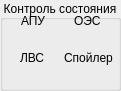
    <widget class="QGroupBox" name="groupBox_2">
     <property name="geometry">
      <rect>
       <x>10</x>
       <y>15</y>
       <width>121</width>
       <height>91</height>
      </rect>
     </property>
     <property name="title">
      <string>Контроль состояния</string>
     </property>
     <property name="alignment">
      <set>Qt::AlignCenter</set>
     </property>
     <widget class="QPushButton" name="btnPultStatusAPU">
      <property name="geometry">
       <rect>
        <x>18</x>
        <y>25</y>
        <width>25</width>
        <height>25</height>
       </rect>
      </property>
      <property name="text">
       <string/>
      </property>
      <property name="icon">
       <iconset resource="images.qrc">
        <normaloff>:/resourses/redBtnOff.png</normaloff>:/resourses/redBtnOff.png</iconset>
      </property>
      <property name="iconSize">
       <size>
        <width>20</width>
        <height>20</height>
       </size>
      </property>
      <property name="flat">
       <bool>true</bool>
      </property>
     </widget>
     <widget class="QPushButton" name="btnPultStatusOEC">
      <property name="geometry">
       <rect>
        <x>72</x>
        <y>25</y>
        <width>25</width>
        <height>25</height>
       </rect>
      </property>
      <property name="text">
       <string/>
      </property>
      <property name="icon">
       <iconset resource="images.qrc">
        <normaloff>:/resourses/redBtnOff.png</normaloff>:/resourses/redBtnOff.png</iconset>
      </property>
      <property name="iconSize">
       <size>
        <width>20</width>
        <height>20</height>
       </size>
      </property>
      <property name="flat">
       <bool>true</bool>
      </property>
     </widget>
     <widget class="QPushButton" name="btnPultStatusLVS">
      <property name="geometry">
       <rect>
        <x>20</x>
        <y>65</y>
        <width>20</width>
        <height>20</height>
       </rect>
      </property>
      <property name="maximumSize">
       <size>
        <width>22</width>
        <height>22</height>
       </size>
      </property>
      <property name="text">
       <string/>
      </property>
      <property name="icon">
       <iconset resource="images.qrc">
        <normaloff>:/resourses/redBtnOff.png</normaloff>:/resourses/redBtnOff.png</iconset>
      </property>
      <property name="iconSize">
       <size>
        <width>20</width>
        <height>20</height>
       </size>
      </property>
      <property name="flat">
       <bool>true</bool>
      </property>
     </widget>
     <widget class="QPushButton" name="btnPultStatusSPOIL">
      <property name="geometry">
       <rect>
        <x>75</x>
        <y>65</y>
        <width>20</width>
        <height>20</height>
       </rect>
      </property>
      <property name="maximumSize">
       <size>
        <width>22</width>
        <height>22</height>
       </size>
      </property>
      <property name="text">
       <string/>
      </property>
      <property name="icon">
       <iconset resource="images.qrc">
        <normaloff>:/resourses/redBtnOff.png</normaloff>:/resourses/redBtnOff.png</iconset>
      </property>
      <property name="iconSize">
       <size>
        <width>20</width>
        <height>20</height>
       </size>
      </property>
      <property name="flat">
       <bool>true</bool>
      </property>
     </widget>
     <widget class="QLabel" name="label">
      <property name="geometry">
       <rect>
        <x>21</x>
        <y>13</y>
        <width>31</width>
        <height>16</height>
       </rect>
      </property>
      <property name="text">
       <string>АПУ</string>
      </property>
     </widget>
     <widget class="QLabel" name="label_2">
      <property name="geometry">
       <rect>
        <x>20</x>
        <y>50</y>
        <width>31</width>
        <height>16</height>
       </rect>
      </property>
      <property name="text">
       <string>ЛВС</string>
      </property>
     </widget>
     <widget class="QLabel" name="label_3">
      <property name="geometry">
       <rect>
        <x>74</x>
        <y>13</y>
        <width>31</width>
        <height>16</height>
       </rect>
      </property>
      <property name="text">
       <string>ОЭС</string>
      </property>
     </widget>
     <widget class="QLabel" name="label_4">
      <property name="geometry">
       <rect>
        <x>64</x>
        <y>50</y>
        <width>51</width>
        <height>16</height>
       </rect>
      </property>
      <property name="text">
       <string>Спойлер</string>
      </property>
     </widget>
    </widget>
